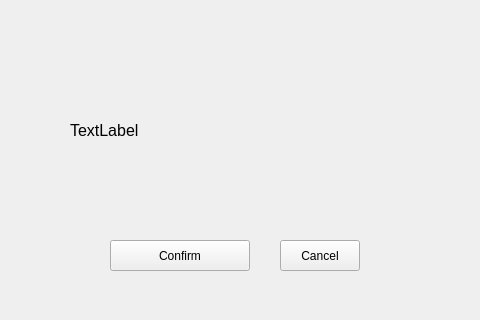
<?xml version="1.0" encoding="UTF-8"?>
<ui version="4.0">
 <class>ScmManageAutoDialog</class>
 <widget class="QWidget" name="ScmManageAutoDialog">
  <property name="geometry">
   <rect>
    <x>0</x>
    <y>0</y>
    <width>480</width>
    <height>320</height>
   </rect>
  </property>
  <property name="windowTitle">
   <string>Form</string>
  </property>
  <widget class="QPushButton" name="confirm_button">
   <property name="geometry">
    <rect>
     <x>110</x>
     <y>240</y>
     <width>140</width>
     <height>31</height>
    </rect>
   </property>
   <property name="text">
    <string>Confirm</string>
   </property>
  </widget>
  <widget class="QPushButton" name="cancel_button">
   <property name="geometry">
    <rect>
     <x>280</x>
     <y>240</y>
     <width>80</width>
     <height>31</height>
    </rect>
   </property>
   <property name="text">
    <string>Cancel</string>
   </property>
  </widget>
  <widget class="QLabel" name="confirm_message">
   <property name="geometry">
    <rect>
     <x>70</x>
     <y>60</y>
     <width>351</width>
     <height>141</height>
    </rect>
   </property>
   <property name="font">
    <font>
     <pointsize>12</pointsize>
     <bold>false</bold>
    </font>
   </property>
   <property name="text">
    <string>TextLabel</string>
   </property>
   <property name="alignment">
    <set>Qt::AlignmentFlag::AlignLeading|Qt::AlignmentFlag::AlignLeft|Qt::AlignmentFlag::AlignVCenter</set>
   </property>
  </widget>
 </widget>
 <resources/>
 <connections/>
</ui>
